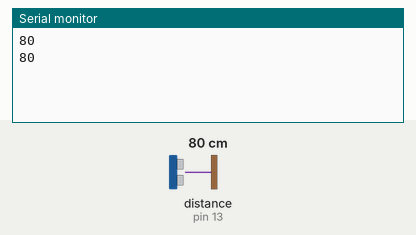
A sketch run on a simulated Arduino Uno, built with avr-gcc and run on an emulated ATmega328P. On the bench: the last lines printed to the serial monitor. Inputs (shaded band) come from the test bench; at power-on: distance to the obstacle (sensor on pin 13) 80 cm. The echo pulse lasts 58.3 µs per cm.

Above: at 1.8 s.
1.9 s: distance to the obstacle (sensor on pin 13) set to 2 cm
At 2.4 s:
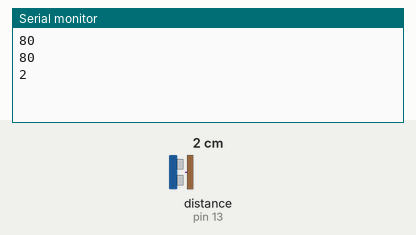
3.4 s: distance to the obstacle (sensor on pin 13) set to 4 cm
At 4.8 s:
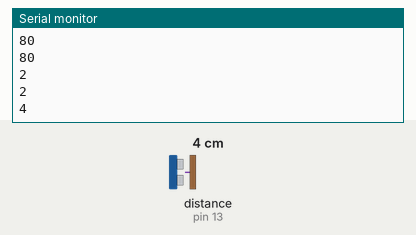
Timing chart, 0 to 6.4 s (numbered marks = the images above; inputs shaded):
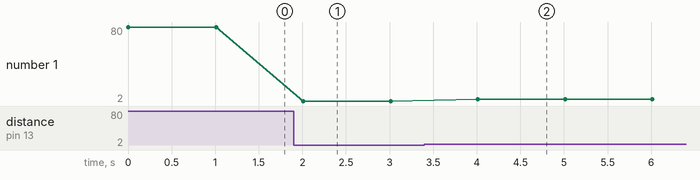

The sketch:

trash_check_distance.ino
```cpp
/*

 * ---------------------    ---------------------
 * | HC-SC04 | Arduino |    | 3 pins  | Arduino |
 * ---------------------    ---------------------
 * |   Vcc   |   5V    |    |   Vcc   |   5V    |
 * |   Trig  |   12    | OR |   SIG   |   13    |
 * |   Echo  |   13    |    |   Gnd   |   GND   |
 * |   Gnd   |   GND   |    ---------------------
 * ---------------------
 *
 * By default, the distance returned by the distanceRead()
 * method is in centimeters, to get the distance in inches,
 * pass INC as a parameter.
 * Example: ultrasonic.distanceRead(INC)
 */

#include <Ultrasonic.h>

/*
 * Pass as a parameter the trigger and echo pin, respectively,
 * or only the signal pin (for sensors 3 pins), like:
 * Ultrasonic ultrasonic(13);
 */
Ultrasonic ultrasonic(12, 13);

void setup() {
  Serial.begin(9600);

  }

void loop() {

  Serial.println(ultrasonic.distanceRead());
  delay(1000);
}
```

Measured:
- after the input at 1.9 s, the serial monitor: prints a new line after 0.11 s (image 1)
- after the input at 3.4 s, the serial monitor: prints a new line after 0.61 s (image 2)
- plotted number 1: 80 → 2 after the input at 1.9 s, 2 → 4 after the input at 3.4 s
